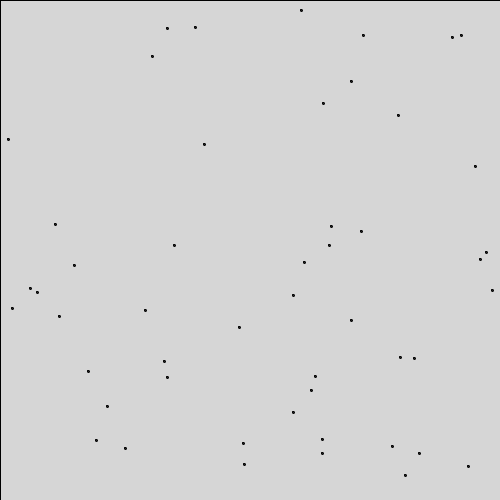
Frame 1 (no input)
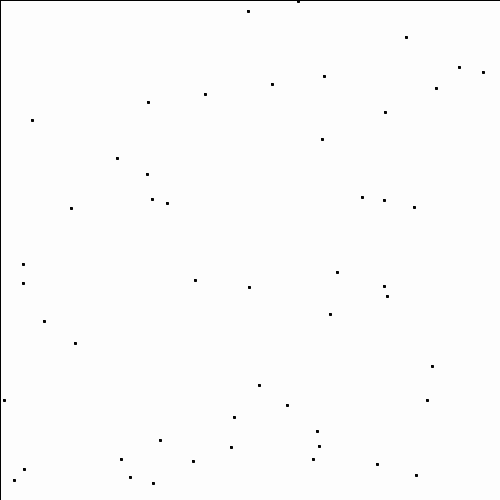
Frame 60 (the mouse pressed at the canvas centre just before this capture)
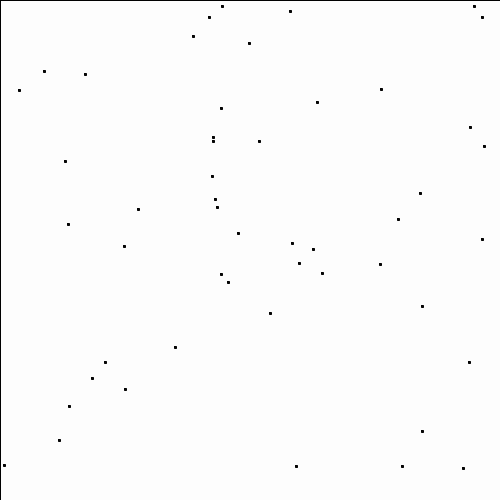
Frame 120 (the mouse held since frame 60 and released just before this capture)

The Processing sketch that drew these frames (run headless with seeded random() and noise(); from frame 60 on, the mouse is pressed at the canvas centre):

// Processing sketch: glow
// ── glow.pde
void setup()
{
  size(500,500);
  points = new Vector2[width/2][height/10];//change the height here : increase to increase points vice versa
  boolean flag = true;
  for(int i = 0 ; i < points.length;i++)
  {
    for(int j = 0 ; j < points[i].length ; j++)
          points[i][j] =  new Vector2(round(random(0,width)),round(random(0,height)));
  
  }

}
Vector2[][] points ;
int angle = 1 ;
void draw()
{
  fill(255,50);
  rect(0,0,width,height);
  fill(0);
  for(int i = 0 ; i < points[angle].length; i++ )
  {
    
  //  line(points[angle][i].x,points[angle][i].y,points[angle-1][i].x,points[angle-1][i].y);
     ellipse(points[angle][i].x,points[angle][i].y,2,2);
  }
 

 // angle = (int)map(mouseX,0,width,1,points.length-1); map the angle to the mouse X
 if(frameCount%30==0)
   angle++;
angle %= points.length;
}

 class Vector2
 {
   int x, y;
   Vector2(int nx , int ny)
   {
     x = nx ;
     y = ny;
   }
   
   public String toString()
   {
     return " ["+ x +" , "+ y + " ]";
   }
 }
